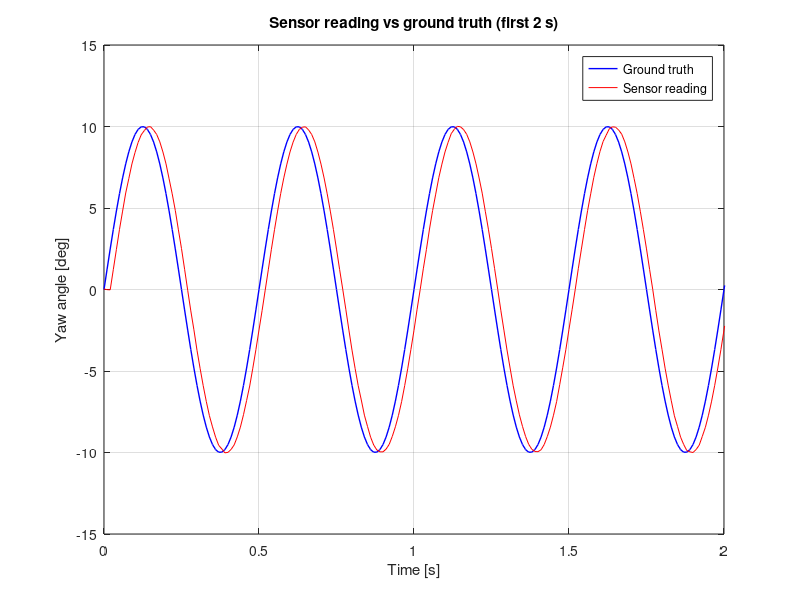
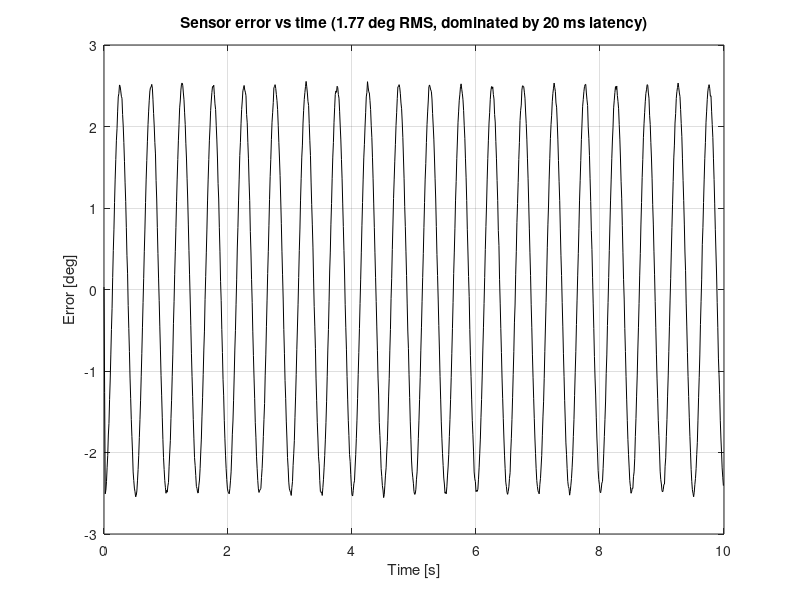

Source code (MATLAB) for these figures, in order:
% step2_corrupt_to_sensor.m
% Phase 1, step 2: corrupt the ground-truth yaw into realistic sensor readings.
% The sensor (BNO085-class integrated fusion module) outputs orientation
% directly, so we corrupt the ANGLE stream, not raw gyro rates.
% Sensor error parameters are BENCH-MEASURED (2026-07-29, BNO085 via MCP2221A),
% except latency, which stays a placeholder until measured on the board.
% Toolbox-free; runs in base MATLAB or Octave.
%
% Input:  trajectory.mat (from step 1)
% Output: sensor_readings.mat (t, yaw_sensor_deg, fs, and the parameters)
%         fig_step2_sensor_vs_truth.png, fig_step2_error.png (300 dpi)

clear;
load('trajectory.mat');   % t, yaw_true_deg, fs

% --- sensor error parameters (BNO085, bench-measured 2026-07-29 via MCP2221A) ---
% Source: sensor_bench/bno085_static.csv, 120 s static capture at 98.1 Hz.
jitter_rms_deg = 0.026;   % static angular noise on yaw output [deg RMS] (measured)
drift_rw_deg   = 0.004;   % random-walk drift [deg/sqrt(s)]; measured <0.05 deg over 2 min (near floor)
latency_s      = 0.020;   % reporting latency [s] -- PLACEHOLDER; measure on-board (dominant term)
quant_step_deg = 0.01;    % output quantization step [deg] (~BNO085 Q14 rotation-vector resolution)

randn('state', 42);       % reproducible; legacy syntax works in MATLAB and Octave

n  = numel(t);
dt = 1/fs;

% 1) Latency: the sensor reports the angle from latency_s ago.
lag = round(latency_s*fs);
yaw_lagged = [repmat(yaw_true_deg(1), lag, 1); yaw_true_deg(1:n-lag)];

% 2) Slow random-walk drift.
drift_deg = cumsum(randn(n,1) * drift_rw_deg * sqrt(dt));

% 3) White jitter.
jitter_deg = randn(n,1) * jitter_rms_deg;

% 4) Quantization of the final output.
yaw_sensor_deg = quant_step_deg * round((yaw_lagged + drift_deg + jitter_deg) / quant_step_deg);

% --- score against the known truth ---
err_deg = yaw_sensor_deg - yaw_true_deg;
err_lag_only = yaw_lagged - yaw_true_deg;
fprintf('Total error:            %.2f deg RMS\n', sqrt(mean(err_deg.^2)));
fprintf('Latency alone:          %.2f deg RMS  (dominant term)\n', sqrt(mean(err_lag_only.^2)));
fprintf('Jitter setting:         %.2f deg RMS\n', jitter_rms_deg);
fprintf('Drift at end of run:    %.2f deg\n', drift_deg(end));

save('-v7', 'sensor_readings.mat', 't', 'yaw_sensor_deg', 'fs', ...
     'jitter_rms_deg', 'drift_rw_deg', 'latency_s', 'quant_step_deg');

% --- figures ---
figure;
plot(t, yaw_true_deg, 'b-', 'LineWidth', 1); hold on;
plot(t, yaw_sensor_deg, 'r-', 'LineWidth', 0.5);
grid on; xlim([0 2]);   % zoom to 2 s so the 20 ms lag is visible
xlabel('Time [s]');
ylabel('Yaw angle [deg]');
legend('Ground truth', 'Sensor reading', 'Location', 'northeast');
title('Sensor reading vs ground truth (first 2 s)');
print('-dpng', '-r300', 'fig_step2_sensor_vs_truth.png');

figure;
plot(t, err_deg, 'k-', 'LineWidth', 0.5);
grid on;
xlabel('Time [s]');
ylabel('Error [deg]');
title(sprintf('Sensor error vs time (%.2f deg RMS, dominated by %d ms latency)', ...
      sqrt(mean(err_deg.^2)), round(latency_s*1000)));
print('-dpng', '-r300', 'fig_step2_error.png');

fprintf('Saved sensor_readings.mat and step-2 figures\n');
